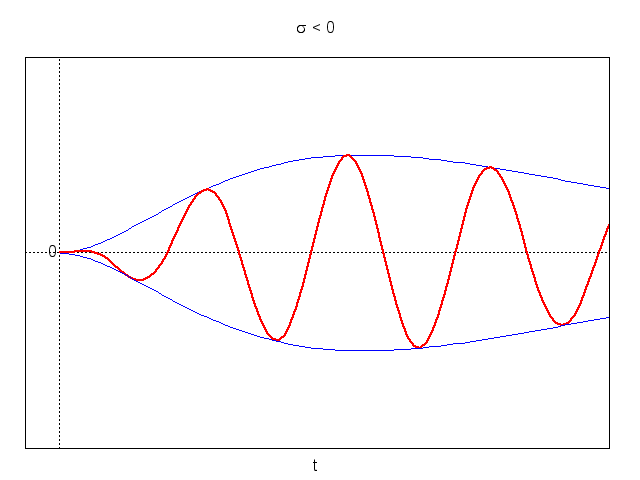

Write gnuplot code to recreate this figure.
set terminal png
set output 'poli_complessi3_1.png'
set encoding utf8
load 'config.plt'
#
set xlabel 't'
set xzeroaxis
set yzeroaxis
unset ytics
unset xtics
#
set title "{/Symbol s} < 0"
set label "0" at 0,0 right
#
a = 0.9
f(x) = 3*x**2*exp(-a*x)
#
plot [-.25:4][-4:4] x >= 0 ? f(x) : 1/0 notitle w l ls 2,\
	x >= 0 ? f(x)*cos(6*x) : 1/0 notitle w l ls 1,\
	x >= 0 ? -f(x) : 1/0 notitle w l ls 2
